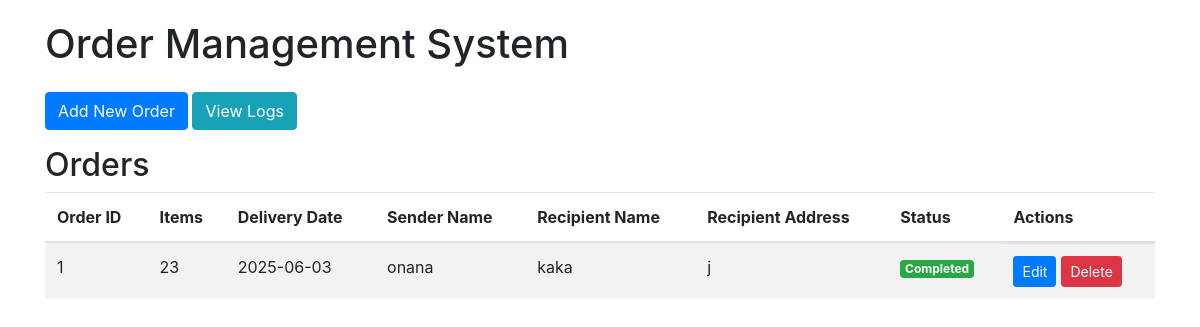
The page /view_orders on the database as committed earlier.
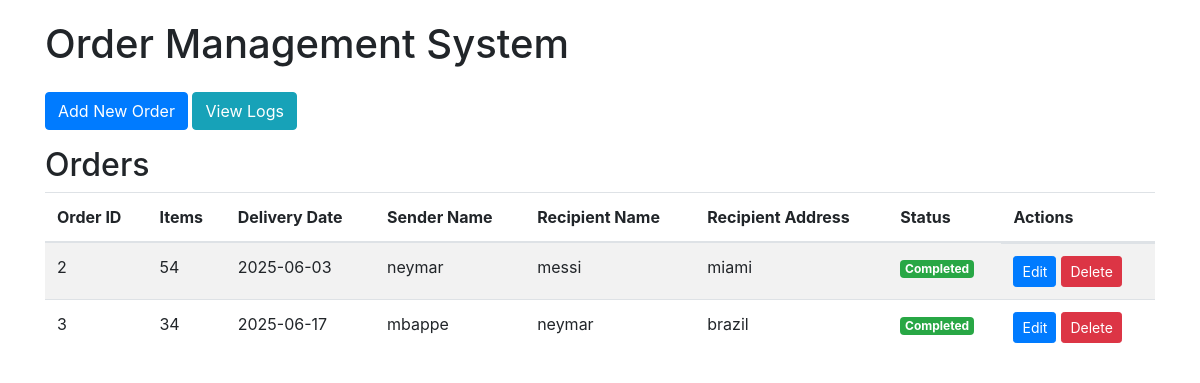
The same page on the database as committed later.
### app.py (models this page shows)
class Order(db.Model):
    id = db.Column(db.Integer, primary_key=True)
    items = db.Column(db.Integer, nullable=False)
    delivery_date = db.Column(db.Date, nullable=False)
    sender_name = db.Column(db.String(100), nullable=False)
    recipient_name = db.Column(db.String(100), nullable=False)
    recipient_address = db.Column(db.String(200), nullable=False)
    status = db.Column(db.String(20), default='Ongoing')

### app.py (the view)
@app.route('/')
@app.route('/index')
@app.route('/view_orders')
def view_orders():
    orders = Order.query.all()
    return render_template('view_orders.html', orders=orders)

### templates/view_orders.html (shortened to what this page needs)
<!DOCTYPE html>
<html>
<head>
    <link rel="stylesheet" href="https://stackpath.bootstrapcdn.com/bootstrap/4.5.2/css/bootstrap.min.css">
</head>
<body>
    <div class="container">
        <h1 class="mb-4">Order Management System</h1>
        <div class="mb-3">
            <a href="{{ url_for('show_add_order_form') }}" class="btn btn-primary">Add New Order</a>
            <a href="{{ url_for('view_logs') }}" class="btn btn-info">View Logs</a>
        </div>
        <h2>Orders</h2>
        <table class="table table-striped">
            <thead>
                <tr>
                    <th>Order ID</th>
                    <th>Items</th>
                    <th>Delivery Date</th>
                    <th>Sender Name</th>
                    <th>Recipient Name</th>
                    <th>Recipient Address</th>
                    <th>Status</th>
                    <th>Actions</th>
                </tr>
            </thead>
            <tbody>
                {% for order in orders %}
                <tr>
                    <td>{{ order.id }}</td>
                    <td>{{ order.items }}</td>
                    <td>{{ order.delivery_date }}</td>
                    <td>{{ order.sender_name }}</td>
                    <td>{{ order.recipient_name }}</td>
                    <td>{{ order.recipient_address }}</td>
                    <td>
                        <span class="badge badge-{{ 'success' if order.status == 'Completed' else 'warning' }}">
                            {{ order.status }}
                        </span>
                    </td>
                    <td class="action-buttons">
                        <a href="{{ url_for('show_edit_form', order_id=order.id) }}" class="btn btn-sm btn-primary">Edit</a>
                        <button class="btn btn-sm btn-danger" data-toggle="modal" data-target="#deleteModal{{ order.id }}">Delete</button>
                    </td>
                </tr>
                {% endfor %}
            </tbody>
        </table>
    </div>
</body>
</html>

Rows that differ between the two databases and show on the page:
removed Order: id "1", items "23", delivery_date "2025-06-03", sender_name "onana", recipient_name "kaka", recipient_address "j", status "Completed"
added Order: id "2", items "54", delivery_date "2025-06-03", sender_name "neymar", recipient_name "messi", recipient_address "miami", status "Completed"
added Order: id "3", items "34", delivery_date "2025-06-17", sender_name "mbappe", recipient_name "neymar", recipient_address "brazil", status "Completed"
